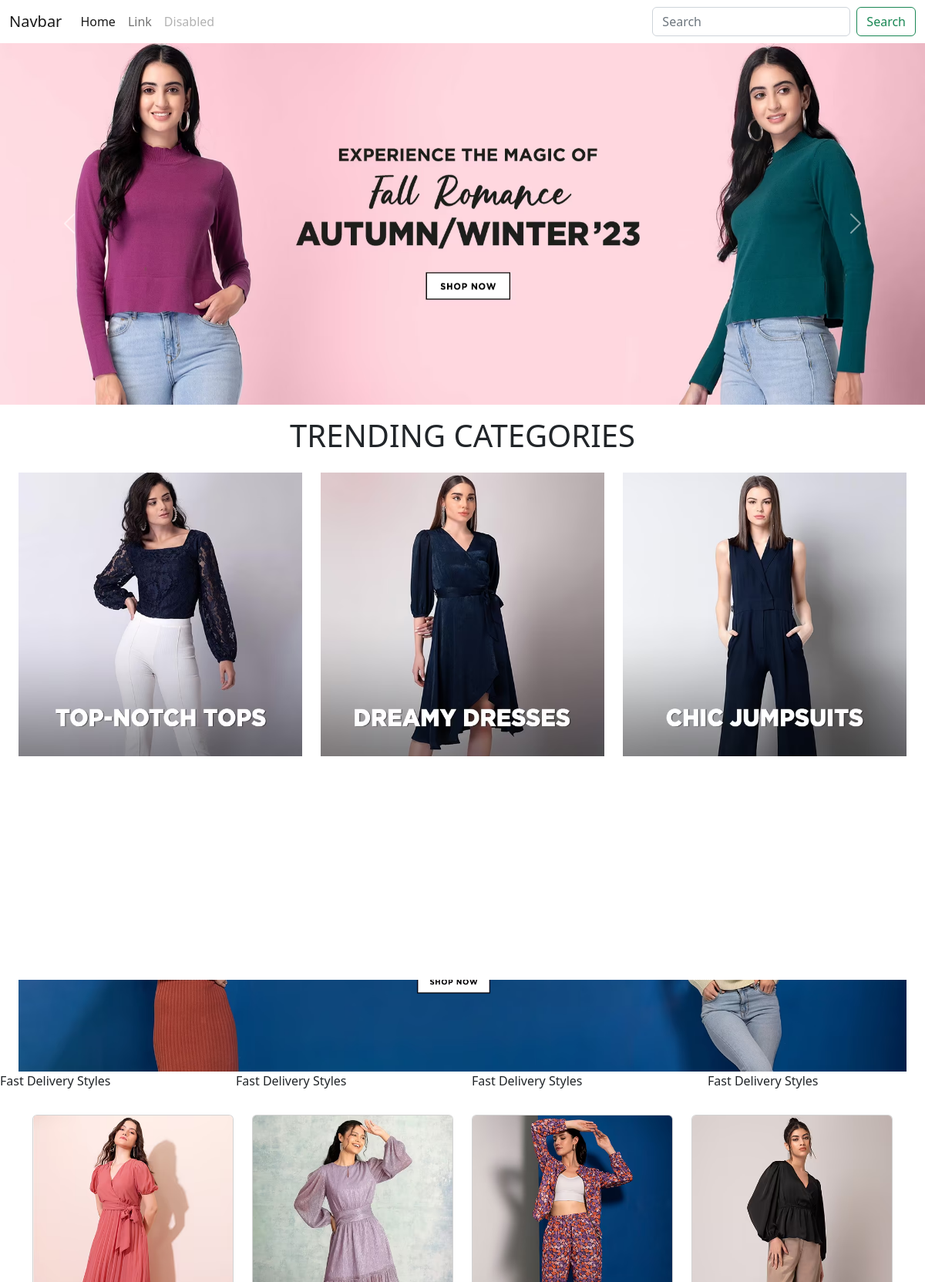
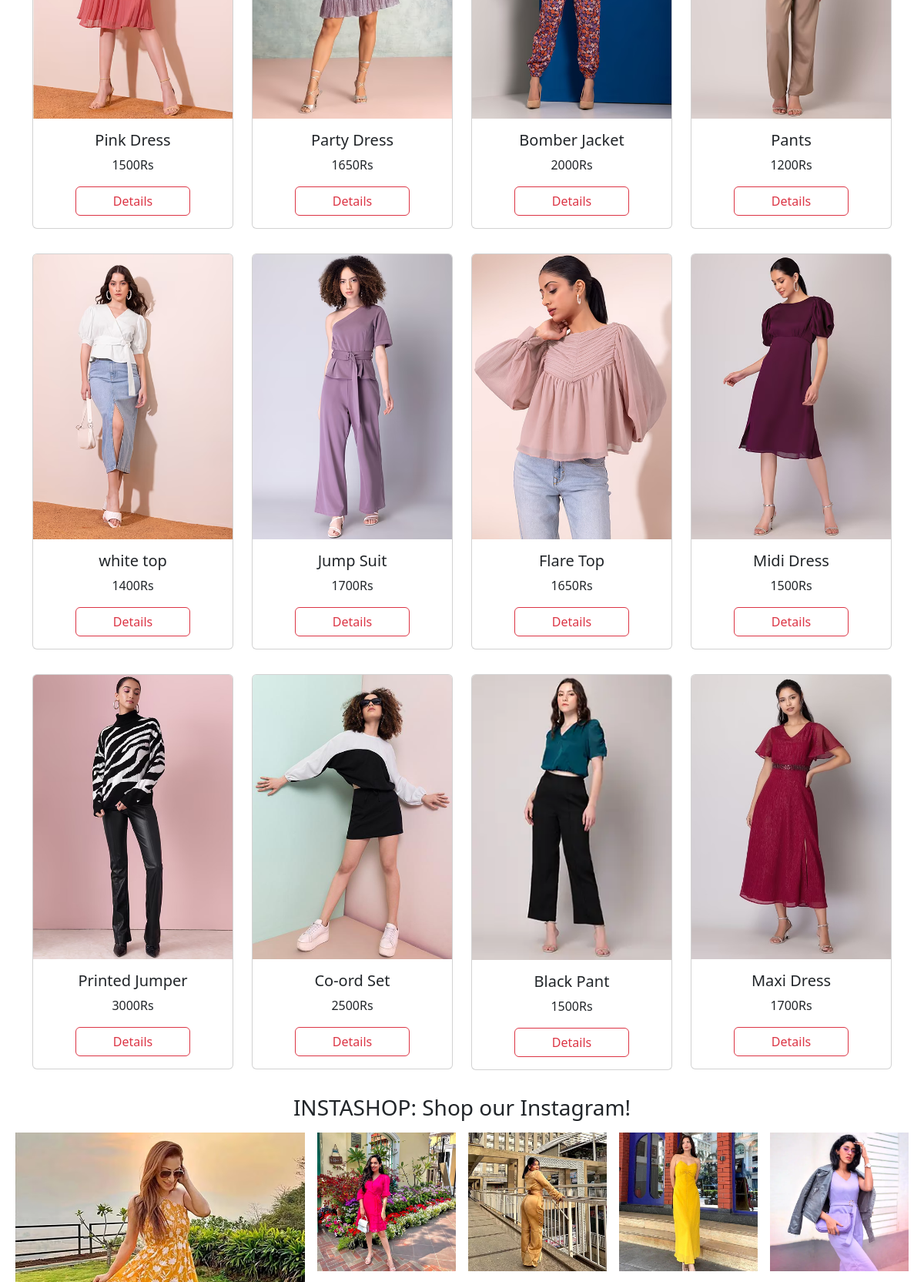
The page / (upper part) on the database its author committed (2 pictures, top to bottom).
### app1/models.py (models this page shows, shortened)
class Dress(models.Model):
    name=models.CharField(max_length=250)
    price=models.IntegerField()
    brand=models.CharField(max_length=250)
    img=models.ImageField(upload_to='gallery')

### app1/views.py (the view)
# urls.py: path('',views.home,name='home'),
def home(request):
    content=Dress.objects.all()
    data={
        'result':content
    }
    return render(request,'home.html',data)

### templates/home.html (shortened to what this page needs)
<!doctype html>
<html lang="en">
  <head>
    <link href="https://cdn.jsdelivr.net/npm/bootstrap@5.2.3/dist/css/bootstrap.min.css" rel="stylesheet">
    <link rel="stylesheet" href="../static/css/external.css">
</head>
  <body>
    <nav class="navbar navbar-expand-lg ">
        <div class="container-fluid">
          <a class="navbar-brand" href="#">Navbar</a>
          <div class="collapse navbar-collapse" id="navbarTogglerDemo03">
            <ul class="navbar-nav me-auto mb-2 mb-lg-0">
              <li class="nav-item">
                <a class="nav-link active" aria-current="page" href="#">Home</a>
              </li>
              <li class="nav-item">
                <a class="nav-link" href="#">Link</a>
              </li>
              <li class="nav-item">
                <a class="nav-link disabled">Disabled</a>
              </li>
            </ul>
            <form class="d-flex" role="search">
              <input class="form-control me-2" type="search" placeholder="Search" aria-label="Search">
              <button class="btn btn-outline-success" type="submit">Search</button>
            </form>
          </div>
        </div>
      </nav>
      <div id="carouselExampleControls" class="carousel slide" data-bs-ride="carousel">
        <div class="carousel-inner">
          <div class="carousel-item active" style="background-size: cover;">
            <a href="#"><img src="../static/image/bd50e241-3eaf-40e4-8049-6125baa5c23d.avif" class="d-block w-100" alt="..."></a>
          </div>
        </div>
        <button class="carousel-control-prev" type="button" data-bs-target="#carouselExampleControls" data-bs-slide="prev">
          <span class="carousel-control-prev-icon" aria-hidden="true"></span>
        </button>
        <button class="carousel-control-next" type="button" data-bs-target="#carouselExampleControls" data-bs-slide="next">
          <span class="carousel-control-next-icon" aria-hidden="true"></span>
        </button>
      </div>
      <div class="container-fluid my-3 m-auto a">
     <div class="row">
      <div class="col-lg-12 col-md-12 col-sm-12 text-center mb-3">
        <h1>TRENDING CATEGORIES</h1>
      </div>
      <div class="col-lg-4 col-md-4 col-sm-12">
       <a href=""><img class="w-100" src="../static/image/top-nouch tops.avif" alt=""></a>
      </div>
      <div class="col-lg-4 col-md-4 col-sm-12">
       <a href=""><img class="w-100" src="../static/image/dreamy dresses.avif" alt=""></a>
      </div>
      <div class="col-lg-4 col-md-4 col-sm-12">
        <a href=""><img class="w-100" src="../static/image/chic jumpsuits.avif" alt=""></a>
      </div>
     </div>
    </div>
    <div class="container-fluid b m-auto">
      <div class="row">
        <div class="col-lg-12 col-md-12 col-sm-12 text-center my-3">
          <h2>NEW ARRIVALS</h2>
        </div>
        <div class="col-lg-12 col-md-12 col-sm-12">
          <a href=""><img class="w-100" src="../static/image/new arrivals.avif" alt=""></a>
        </div>
       </div>
    </div>
    <marquee behavior="" direction="">
      <div class="row">
        <div class="col-lg-3">Fast Delivery Styles</div>
        <div class="col-lg-3">Fast Delivery Styles</div>
        <div class="col-lg-3">Fast Delivery Styles</div>
        <div class="col-lg-3">Fast Delivery Styles</div>
      </div>
    </marquee>
    <div class="container mt-3">
      <div class="row">
        {% for i in result %}
          <div class="col-lg-3 col-md-3 col-sm-6 my-3">
            <div class="card " style="width: 100%;">
              <div class="cd1 w-100 text-center">
                <img src="{{i.img.url}}" class="card-img-top w-100  text-center " alt="...">
              </div>
                <div class="card-body text-center">
                  <h5 class="card-title" id="name" name="name">{{i.name}}</h5>
                  <p class="card-text" name="price">{{i.price}}Rs</p>
                  <div class=" text-center">
                  <a href="#" class="btn btn-outline-danger px-5">Details</a>
                  </div>
                </div>
              </div>
        </div>
        {% endfor %}
      </div>
    </div>
    <div class="container-fluid my-3 m-auto c">
      <div class="row">
        <div class="col-lg-12 col-md-12 col-sm-12 text-center">
          <h3>INSTASHOP: Shop our Instagram!</h3>
        </div>
        <div class="col-lg-4 col-md-4 col-sm-12 p-2">
          <img class="w-100" src="../static/image/yellow floral.avif" alt="">
        </div>
        <div class="col-lg-8 col-md-8 col-sm-12">
          <div class="row">
            <div class="col-lg-3 col-md-3 col-sm-12 p-2">
              <img class="w-100" src="../static/image/pink dres.avif" alt="">
            </div>
            <div class="col-lg-3 col-md-3 col-sm-12 p-2">
              <img class="w-100" src="../static/image/golden satin.avif" alt="">
            </div>
            <div class="col-lg-3 col-md-3 col-sm-12 p-2">
              <img class="w-100" src="../static/image/yellow party wear.jpg" alt="">
            </div>
            <div class="col-lg-3 col-md-3 col-sm-12 p-2">
              <img class="w-100" src="../static/image/purple jumpsuit.webp" alt="">
            </div>
            <div class="col-lg-3 col-md-3 col-sm-12 p-2">
            </div>
            <div class="col-lg-3 col-md-3 col-sm-12 p-2">
            </div>
            <div class="col-lg-3 col-md-3 col-sm-12 p-2">
            </div>
            <div class="col-lg-3 col-md-3 col-sm-12 p-2">
            </div>
          </div>
        </div>
      </div>
    </div>
  </body>
</html>

### static/css/external.css (style rules this page uses)
.a { width: 98%; }
.b { width: 98%; }
.c { width: 98%; }

### rows shown on the page
Dress: img (picture), name "Pink Dress", price "1500"
Dress: img (picture), name "Party Dress", price "1650"
Dress: img (picture), name "Bomber Jacket", price "2000"
Dress: img (picture), name "Pants", price "1200"
Dress: img (picture), name "white top", price "1400"
Dress: img (picture), name "Jump Suit", price "1700"
Dress: img (picture), name "Flare Top", price "1650"
Dress: img (picture), name "Midi Dress", price "1500"
Dress: img (picture), name "Printed Jumper", price "3000"
Dress: img (picture), name "Co-ord Set", price "2500"
Dress: img (picture), name "Black Pant", price "1500"
Dress: img (picture), name "Maxi Dress", price "1700"
